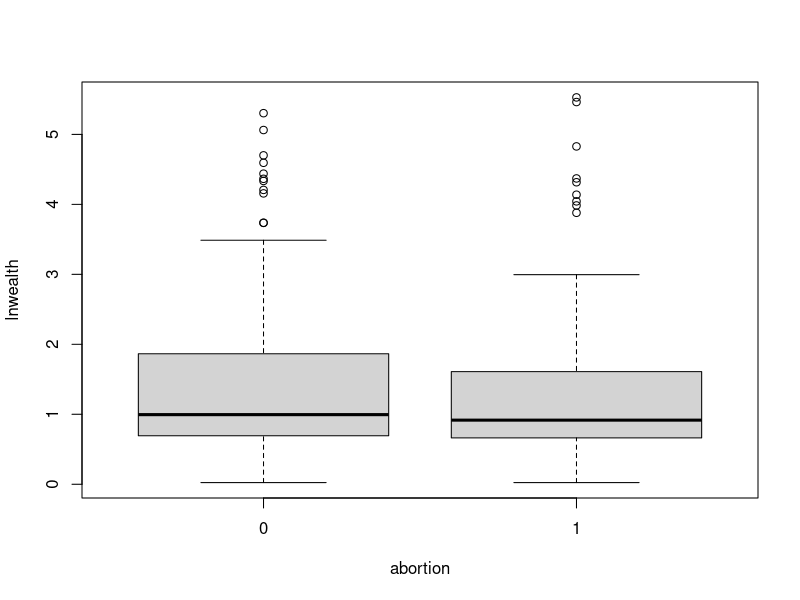
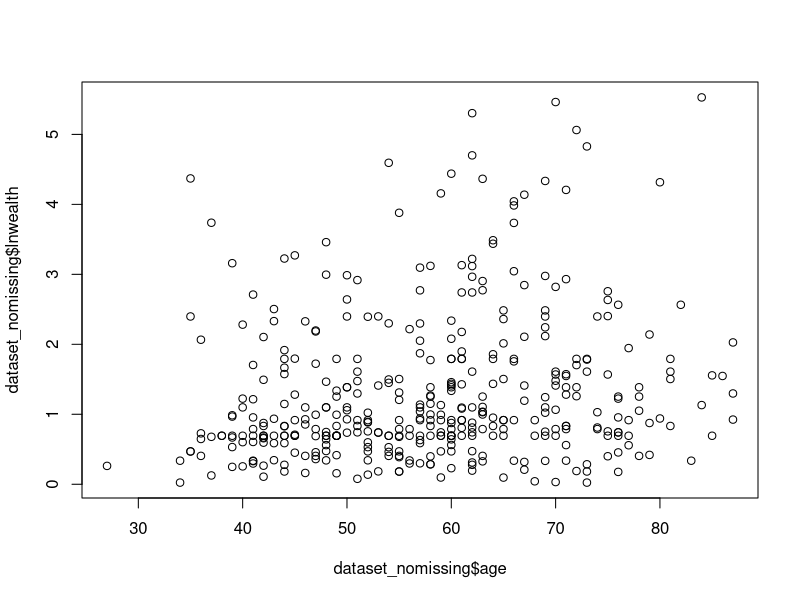

These figures' R source, in order: (Note: this script raises an error after producing the figures.)
#load packages 
## Project:  STA 215, Fall 2024, Final Project
# Located:   Folcarelli TCNJ Google Drive
# File Name: template
# Date:      2024_1_17
# Who:       Dante Folcarelli 

## Load packages
# NOTE: Run base.R if these commands return an error!
library(readr)
library(dplyr)
library(tidyverse)
library(ggplot2)
library(haven)
library(forcats)
library(psych)

# Load data 
setwd("H:/sta215")

dataset <- read_csv("raw_data.csv")
View(dataset)

##################################################################################
############### Table 1: descriptive statistics    ####################   
##################################################################################
dataset$lnwealth <- log(dataset$wealth+1)
dataset_nomissing <- na.omit(dataset)


table(dataset_nomissing$abortion)


summary(dataset_nomissing$wealth)
sd(dataset_nomissing$wealth)



##################################################################################
#################### Figure 1: boxplot             ####################   
##################################################################################



anova <- aov(dataset_nomissing$lnwealth ~ dataset_nomissing$abortion) 


summary(anova)
boxplot(lnwealth ~ abortion, data = dataset_nomissing) 


##################################################################################
####################   Figure 2: scatter plot             ####################   
##################################################################################

plot(dataset_nomissing$age, dataset_nomissing$lnwealth)
meany <- mean(dataset_nomissing_nomissing$age)
meanx <- mean(dataset_nomissing_nomissing$lnwealth)
abline(h = meanx, col = "black")
abline(v = meany, col = "black")
linear_relationship <- lm(lnwealth ~ age, data =dataset_nomissing_nomissing) 
summary(linear_relationship)
abline(linear_relationship, col = "red")

##################################################################################
####################  Figure 3: residual plot                ####################   
##################################################################################
# Plot the residuals
plot(dataset_nomissing_nomissing$age, residuals(linear_relationship))

# Add a horizontal line at zero to indicate the baseline
abline(h = 0, col = "red")


##################################################################################
####################  Table 2: contingency table                ####################   
##################################################################################
table(dataset_nomissing$age, dataset_nomissing$wealth)

chisq.test(table(dataset_nomissing$christian, dataset_nomissing$abortion))
